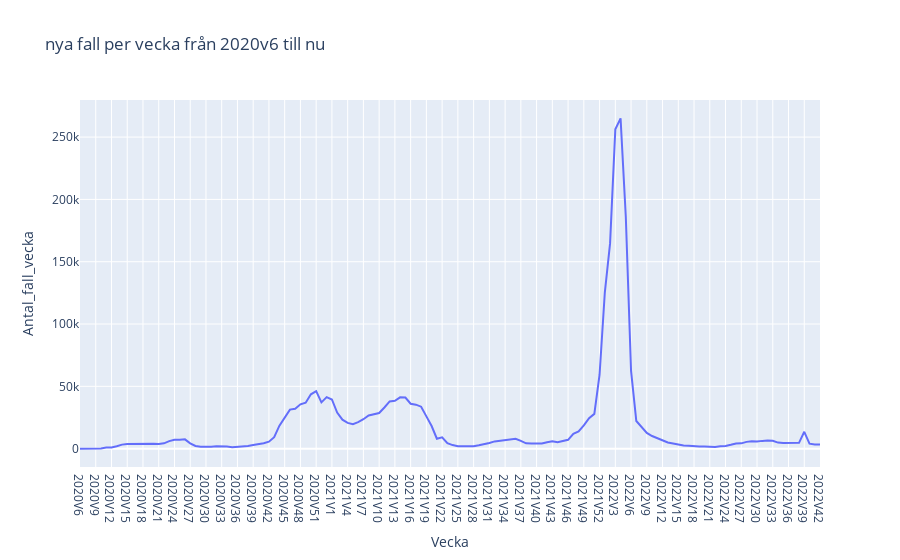

Source (notebook cell):
### Code cell
# använda plotly
fig = px.line(df, x = "Vecka", y ="Antal_fall_vecka", title = "nya fall per vecka från 2020v6 till nu")
fig.show()

### Figure 1 — Plotly figure (JSON) as saved in the notebook; plotly's stock layout.template omitted (floating-point values rounded to 4 significant figures; data arrays with more than 128 entries replaced by an {"elided": "..."} marker saying what was removed)
{"data": [{"hovertemplate": "Vecka=%{x}<br>Antal_fall_vecka=%{y}<extra></extra>", "legendgroup": "", "line": {"color": "#636efa", "dash": "solid"}, "marker": {"symbol": "circle"}, "mode": "lines", "name": "", "orientation": "v", "showlegend": false, "type": "scatter", "x": {"elided": "142 str values"}, "xaxis": "x", "y": {"elided": "142 int values"}, "yaxis": "y"}], "layout": {"legend": {"tracegroupgap": 0}, "title": {"text": "nya fall per vecka från 2020v6 till nu"}, "xaxis": {"anchor": "y", "domain": [0, 1], "title": {"text": "Vecka"}}, "yaxis": {"anchor": "x", "domain": [0, 1], "title": {"text": "Antal_fall_vecka"}}}}
